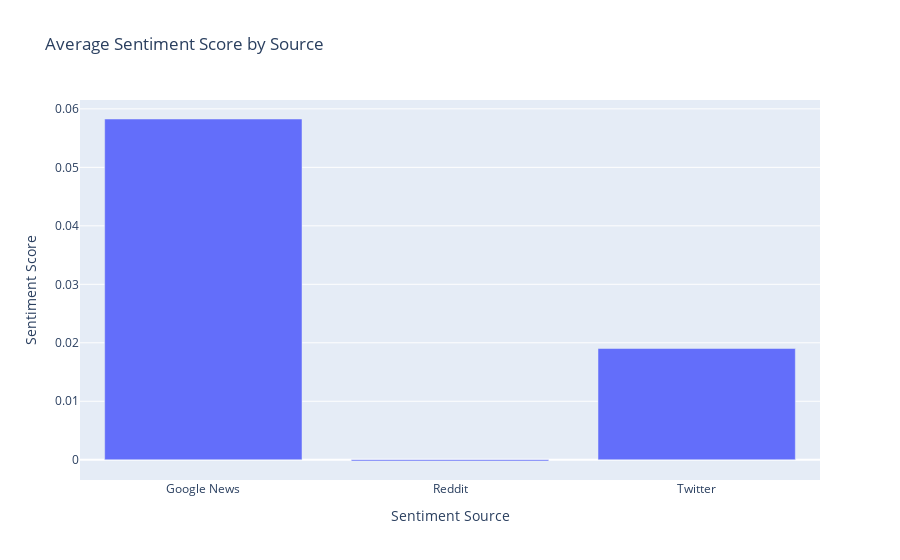

The notebook cell this image was saved under:
### Code cell
fig2 = px.bar(df.groupby('Sentiment Source')['Sentiment Score'].mean().reset_index(),
              x='Sentiment Source', y='Sentiment Score', title='Average Sentiment Score by Source')
fig2.show()

### Figure 1 — Plotly figure (JSON) as saved in the notebook; plotly's stock layout.template omitted (floating-point values rounded to 4 significant figures)
{"data": [{"alignmentgroup": "True", "hovertemplate": "Sentiment Source=%{x}<br>Sentiment Score=%{y}<extra></extra>", "legendgroup": "", "marker": {"color": "#636efa", "pattern": {"shape": ""}}, "name": "", "offsetgroup": "", "orientation": "v", "showlegend": false, "textposition": "auto", "type": "bar", "x": ["Google News", "Reddit", "Twitter"], "xaxis": "x", "y": [0.05827, -0.0002121, 0.01902], "yaxis": "y"}], "layout": {"barmode": "relative", "legend": {"tracegroupgap": 0}, "title": {"text": "Average Sentiment Score by Source"}, "xaxis": {"anchor": "y", "domain": [0, 1], "title": {"text": "Sentiment Source"}}, "yaxis": {"anchor": "x", "domain": [0, 1], "title": {"text": "Sentiment Score"}}}}
